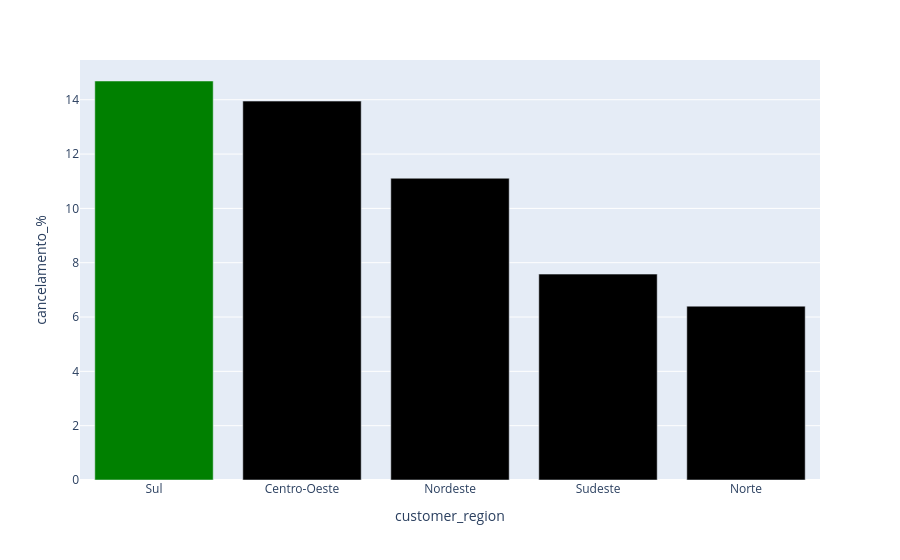

The code cell stored with this chart in its notebook:
### Code cell
tabelaCancelReg = tabela.groupby("customer_region")["order_status"].value_counts().reset_index()

# Total por região

total_regiao = tabelaCancelReg.groupby("customer_region")["count"].sum()


# Só os cancelados

cancelados = tabelaCancelReg[tabelaCancelReg["order_status"] == "Cancelado"].set_index("customer_region")["count"]


# Porcentagem de cancelamentos

porcentagem = (cancelados / total_regiao * 100).round(2).reset_index()
porcentagem.columns = ["customer_region", "cancelamento_%"]
porcentagem = porcentagem.sort_values("cancelamento_%", ascending=False)
display(porcentagem)


# Porcentagem de cancelamentos por região

graficoCancelReg = px.bar(porcentagem, x='customer_region', y='cancelamento_%', color_discrete_sequence = [base_color])

graficoCancelReg.show()


#INFO

# INSIGHT 4: A região sul é a terceira com menos clientes e a primeira na porcentagem de cancelamentos. Possivelmente fazer uma campanha de descontos. Verificar causas (como prazos de entrega e frete, por exemplo) e trabalhar em cima da informação obtida. Possivelmente fazer uma campanha de frete grátis, por exemplo, mas é necessário entender o porquê dos cancelamentos.

### Figure 1 — Plotly figure (JSON) as saved in the notebook; plotly's stock layout.template omitted (floating-point values rounded to 4 significant figures)
{"data": [{"hovertemplate": "customer_region=%{x}<br>cancelamento_%=%{y}<extra></extra>", "legendgroup": "", "marker": {"color": ["green"], "pattern": {"shape": ""}}, "name": "", "orientation": "v", "showlegend": false, "textposition": "auto", "type": "bar", "x": ["Sul", "Centro-Oeste", "Nordeste", "Sudeste", "Norte"], "xaxis": "x", "y": [14.69, 13.95, 11.11, 7.58, 6.4], "yaxis": "y"}], "layout": {"barmode": "relative", "legend": {"tracegroupgap": 0}, "margin": {"t": 60}, "xaxis": {"anchor": "y", "domain": [0, 1], "title": {"text": "customer_region"}}, "yaxis": {"anchor": "x", "domain": [0, 1], "title": {"text": "cancelamento_%"}}}}
